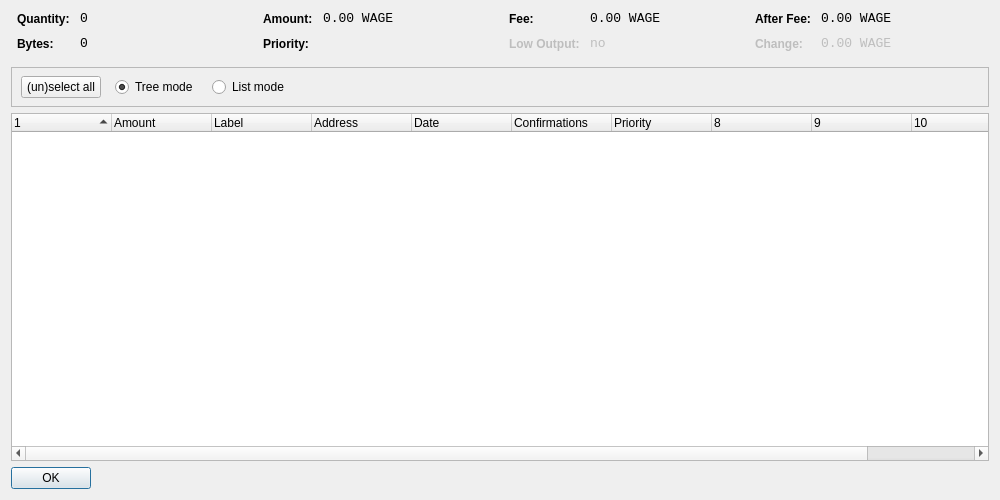
<?xml version="1.0" encoding="UTF-8"?>
<ui version="4.0">
 <class>CoinControlDialog</class>
 <widget class="QDialog" name="CoinControlDialog">
  <property name="geometry">
   <rect>
    <x>0</x>
    <y>0</y>
    <width>1000</width>
    <height>500</height>
   </rect>
  </property>
  <property name="windowTitle">
   <string>Coin Control</string>
  </property>
  <layout class="QVBoxLayout" name="verticalLayout">
   <item>
    <layout class="QHBoxLayout" name="horizontalLayoutTop" stretch="0,0,0,0">
     <property name="topMargin">
      <number>0</number>
     </property>
     <property name="bottomMargin">
      <number>10</number>
     </property>
     <item>
      <layout class="QFormLayout" name="formLayoutCoinControl1">
       <property name="horizontalSpacing">
        <number>10</number>
       </property>
       <property name="verticalSpacing">
        <number>10</number>
       </property>
       <property name="leftMargin">
        <number>6</number>
       </property>
       <property name="rightMargin">
        <number>6</number>
       </property>
       <item row="0" column="0">
        <widget class="QLabel" name="labelCoinControlQuantityText">
         <property name="styleSheet">
          <string notr="true">font-weight:bold;</string>
         </property>
         <property name="text">
          <string>Quantity:</string>
         </property>
        </widget>
       </item>
       <item row="0" column="1">
        <widget class="QLabel" name="labelCoinControlQuantity">
         <property name="font">
          <font>
           <family>Monospace</family>
           <pointsize>10</pointsize>
          </font>
         </property>
         <property name="cursor">
          <cursorShape>IBeamCursor</cursorShape>
         </property>
         <property name="contextMenuPolicy">
          <enum>Qt::ActionsContextMenu</enum>
         </property>
         <property name="text">
          <string notr="true">0</string>
         </property>
         <property name="textInteractionFlags">
          <set>Qt::LinksAccessibleByMouse|Qt::TextSelectableByKeyboard|Qt::TextSelectableByMouse</set>
         </property>
        </widget>
       </item>
       <item row="1" column="0">
        <widget class="QLabel" name="labelCoinControlBytesText">
         <property name="styleSheet">
          <string notr="true">font-weight:bold;</string>
         </property>
         <property name="text">
          <string>Bytes:</string>
         </property>
        </widget>
       </item>
       <item row="1" column="1">
        <widget class="QLabel" name="labelCoinControlBytes">
         <property name="font">
          <font>
           <family>Monospace</family>
           <pointsize>10</pointsize>
          </font>
         </property>
         <property name="cursor">
          <cursorShape>IBeamCursor</cursorShape>
         </property>
         <property name="contextMenuPolicy">
          <enum>Qt::ActionsContextMenu</enum>
         </property>
         <property name="text">
          <string notr="true">0</string>
         </property>
         <property name="textInteractionFlags">
          <set>Qt::LinksAccessibleByMouse|Qt::TextSelectableByKeyboard|Qt::TextSelectableByMouse</set>
         </property>
        </widget>
       </item>
      </layout>
     </item>
     <item>
      <layout class="QFormLayout" name="formLayoutCoinControl2">
       <property name="horizontalSpacing">
        <number>10</number>
       </property>
       <property name="verticalSpacing">
        <number>10</number>
       </property>
       <property name="leftMargin">
        <number>6</number>
       </property>
       <property name="rightMargin">
        <number>6</number>
       </property>
       <item row="0" column="0">
        <widget class="QLabel" name="labelCoinControlAmountText">
         <property name="styleSheet">
          <string notr="true">font-weight:bold;</string>
         </property>
         <property name="text">
          <string>Amount:</string>
         </property>
        </widget>
       </item>
       <item row="0" column="1">
        <widget class="QLabel" name="labelCoinControlAmount">
         <property name="font">
          <font>
           <family>Monospace</family>
           <pointsize>10</pointsize>
          </font>
         </property>
         <property name="cursor">
          <cursorShape>IBeamCursor</cursorShape>
         </property>
         <property name="contextMenuPolicy">
          <enum>Qt::ActionsContextMenu</enum>
         </property>
         <property name="text">
          <string notr="true">0.00 WAGE</string>
         </property>
         <property name="textInteractionFlags">
          <set>Qt::LinksAccessibleByMouse|Qt::TextSelectableByKeyboard|Qt::TextSelectableByMouse</set>
         </property>
        </widget>
       </item>
       <item row="1" column="0">
        <widget class="QLabel" name="labelCoinControlPriorityText">
         <property name="styleSheet">
          <string notr="true">font-weight:bold;</string>
         </property>
         <property name="text">
          <string>Priority:</string>
         </property>
        </widget>
       </item>
       <item row="1" column="1">
        <widget class="QLabel" name="labelCoinControlPriority">
         <property name="font">
          <font>
           <family>Monospace</family>
           <pointsize>10</pointsize>
          </font>
         </property>
         <property name="cursor">
          <cursorShape>IBeamCursor</cursorShape>
         </property>
         <property name="contextMenuPolicy">
          <enum>Qt::ActionsContextMenu</enum>
         </property>
         <property name="text">
          <string/>
         </property>
         <property name="textInteractionFlags">
          <set>Qt::LinksAccessibleByMouse|Qt::TextSelectableByKeyboard|Qt::TextSelectableByMouse</set>
         </property>
        </widget>
       </item>
      </layout>
     </item>
     <item>
      <layout class="QFormLayout" name="formLayoutCoinControl3">
       <property name="horizontalSpacing">
        <number>10</number>
       </property>
       <property name="verticalSpacing">
        <number>10</number>
       </property>
       <property name="leftMargin">
        <number>6</number>
       </property>
       <property name="rightMargin">
        <number>6</number>
       </property>
       <item row="0" column="0">
        <widget class="QLabel" name="labelCoinControlFeeText">
         <property name="styleSheet">
          <string notr="true">font-weight:bold;</string>
         </property>
         <property name="text">
          <string>Fee:</string>
         </property>
        </widget>
       </item>
       <item row="0" column="1">
        <widget class="QLabel" name="labelCoinControlFee">
         <property name="font">
          <font>
           <family>Monospace</family>
           <pointsize>10</pointsize>
          </font>
         </property>
         <property name="cursor">
          <cursorShape>IBeamCursor</cursorShape>
         </property>
         <property name="contextMenuPolicy">
          <enum>Qt::ActionsContextMenu</enum>
         </property>
         <property name="text">
          <string notr="true">0.00 WAGE</string>
         </property>
         <property name="textInteractionFlags">
          <set>Qt::LinksAccessibleByMouse|Qt::TextSelectableByKeyboard|Qt::TextSelectableByMouse</set>
         </property>
        </widget>
       </item>
       <item row="1" column="0">
        <widget class="QLabel" name="labelCoinControlLowOutputText">
         <property name="enabled">
          <bool>false</bool>
         </property>
         <property name="styleSheet">
          <string notr="true">font-weight:bold;</string>
         </property>
         <property name="text">
          <string>Low Output:</string>
         </property>
        </widget>
       </item>
       <item row="1" column="1">
        <widget class="QLabel" name="labelCoinControlLowOutput">
         <property name="enabled">
          <bool>false</bool>
         </property>
         <property name="font">
          <font>
           <family>Monospace</family>
           <pointsize>10</pointsize>
          </font>
         </property>
         <property name="cursor">
          <cursorShape>IBeamCursor</cursorShape>
         </property>
         <property name="contextMenuPolicy">
          <enum>Qt::ActionsContextMenu</enum>
         </property>
         <property name="text">
          <string notr="true">no</string>
         </property>
         <property name="textInteractionFlags">
          <set>Qt::LinksAccessibleByMouse|Qt::TextSelectableByKeyboard|Qt::TextSelectableByMouse</set>
         </property>
        </widget>
       </item>
      </layout>
     </item>
     <item>
      <layout class="QFormLayout" name="formLayoutCoinControl4">
       <property name="horizontalSpacing">
        <number>10</number>
       </property>
       <property name="verticalSpacing">
        <number>10</number>
       </property>
       <property name="leftMargin">
        <number>6</number>
       </property>
       <property name="rightMargin">
        <number>6</number>
       </property>
       <item row="0" column="0">
        <widget class="QLabel" name="labelCoinControlAfterFeeText">
         <property name="styleSheet">
          <string notr="true">font-weight:bold;</string>
         </property>
         <property name="text">
          <string>After Fee:</string>
         </property>
        </widget>
       </item>
       <item row="0" column="1">
        <widget class="QLabel" name="labelCoinControlAfterFee">
         <property name="font">
          <font>
           <family>Monospace</family>
           <pointsize>10</pointsize>
          </font>
         </property>
         <property name="cursor">
          <cursorShape>IBeamCursor</cursorShape>
         </property>
         <property name="contextMenuPolicy">
          <enum>Qt::ActionsContextMenu</enum>
         </property>
         <property name="text">
          <string notr="true">0.00 WAGE</string>
         </property>
         <property name="textInteractionFlags">
          <set>Qt::LinksAccessibleByMouse|Qt::TextSelectableByKeyboard|Qt::TextSelectableByMouse</set>
         </property>
        </widget>
       </item>
       <item row="1" column="0">
        <widget class="QLabel" name="labelCoinControlChangeText">
         <property name="enabled">
          <bool>false</bool>
         </property>
         <property name="styleSheet">
          <string notr="true">font-weight:bold;</string>
         </property>
         <property name="text">
          <string>Change:</string>
         </property>
        </widget>
       </item>
       <item row="1" column="1">
        <widget class="QLabel" name="labelCoinControlChange">
         <property name="enabled">
          <bool>false</bool>
         </property>
         <property name="font">
          <font>
           <family>Monospace</family>
           <pointsize>10</pointsize>
          </font>
         </property>
         <property name="cursor">
          <cursorShape>IBeamCursor</cursorShape>
         </property>
         <property name="contextMenuPolicy">
          <enum>Qt::ActionsContextMenu</enum>
         </property>
         <property name="text">
          <string notr="true">0.00 WAGE</string>
         </property>
         <property name="textInteractionFlags">
          <set>Qt::LinksAccessibleByMouse|Qt::TextSelectableByKeyboard|Qt::TextSelectableByMouse</set>
         </property>
        </widget>
       </item>
      </layout>
     </item>
    </layout>
   </item>
   <item>
    <widget class="QFrame" name="frame">
     <property name="minimumSize">
      <size>
       <width>0</width>
       <height>40</height>
      </size>
     </property>
     <property name="frameShape">
      <enum>QFrame::StyledPanel</enum>
     </property>
     <property name="frameShadow">
      <enum>QFrame::Sunken</enum>
     </property>
     <widget class="QWidget" name="horizontalLayoutWidget">
      <property name="geometry">
       <rect>
        <x>10</x>
        <y>0</y>
        <width>781</width>
        <height>41</height>
       </rect>
      </property>
      <layout class="QHBoxLayout" name="horizontalLayoutPanel" stretch="0,0,0,0,0">
       <property name="spacing">
        <number>14</number>
       </property>
       <item>
        <widget class="QPushButton" name="pushButtonSelectAll">
         <property name="sizePolicy">
          <sizepolicy hsizetype="Maximum" vsizetype="Fixed">
           <horstretch>0</horstretch>
           <verstretch>0</verstretch>
          </sizepolicy>
         </property>
         <property name="text">
          <string>(un)select all</string>
         </property>
        </widget>
       </item>
       <item>
        <widget class="QRadioButton" name="radioTreeMode">
         <property name="sizePolicy">
          <sizepolicy hsizetype="Maximum" vsizetype="Fixed">
           <horstretch>0</horstretch>
           <verstretch>0</verstretch>
          </sizepolicy>
         </property>
         <property name="text">
          <string>Tree mode</string>
         </property>
         <property name="checked">
          <bool>true</bool>
         </property>
        </widget>
       </item>
       <item>
        <widget class="QRadioButton" name="radioListMode">
         <property name="sizePolicy">
          <sizepolicy hsizetype="Maximum" vsizetype="Fixed">
           <horstretch>0</horstretch>
           <verstretch>0</verstretch>
          </sizepolicy>
         </property>
         <property name="text">
          <string>List mode</string>
         </property>
        </widget>
       </item>
       <item>
        <spacer name="horizontalSpacer">
         <property name="orientation">
          <enum>Qt::Horizontal</enum>
         </property>
         <property name="sizeHint" stdset="0">
          <size>
           <width>40</width>
           <height>20</height>
          </size>
         </property>
        </spacer>
       </item>
      </layout>
     </widget>
    </widget>
   </item>
   <item>
    <widget class="CoinControlTreeWidget" name="treeWidget">
     <property name="contextMenuPolicy">
      <enum>Qt::CustomContextMenu</enum>
     </property>
     <property name="sortingEnabled">
      <bool>false</bool>
     </property>
     <property name="columnCount">
      <number>11</number>
     </property>
     <attribute name="headerShowSortIndicator" stdset="0">
      <bool>true</bool>
     </attribute>
     <attribute name="headerStretchLastSection">
      <bool>false</bool>
     </attribute>
     <column>
      <property name="text">
       <string/>
      </property>
     </column>
     <column>
      <property name="text">
       <string>Amount</string>
      </property>
     </column>
     <column>
      <property name="text">
       <string>Label</string>
      </property>
     </column>
     <column>
      <property name="text">
       <string>Address</string>
      </property>
     </column>
     <column>
      <property name="text">
       <string>Date</string>
      </property>
     </column>
     <column>
      <property name="text">
       <string>Confirmations</string>
      </property>
      <property name="toolTip">
       <string>Confirmed</string>
      </property>
     </column>
     <column>
      <property name="text">
       <string>Priority</string>
      </property>
     </column>
     <column>
      <property name="text">
       <string/>
      </property>
     </column>
     <column>
      <property name="text">
       <string/>
      </property>
     </column>
     <column>
      <property name="text">
       <string/>
      </property>
     </column>
     <column>
      <property name="text">
       <string/>
      </property>
     </column>
    </widget>
   </item>
   <item>
    <widget class="QDialogButtonBox" name="buttonBox">
     <property name="sizePolicy">
      <sizepolicy hsizetype="Maximum" vsizetype="Fixed">
       <horstretch>0</horstretch>
       <verstretch>0</verstretch>
      </sizepolicy>
     </property>
     <property name="orientation">
      <enum>Qt::Horizontal</enum>
     </property>
     <property name="standardButtons">
      <set>QDialogButtonBox::Ok</set>
     </property>
    </widget>
   </item>
  </layout>
 </widget>
 <customwidgets>
  <customwidget>
   <class>CoinControlTreeWidget</class>
   <extends>QTreeWidget</extends>
   <header>coincontroltreewidget.h</header>
  </customwidget>
 </customwidgets>
 <resources/>
 <connections/>
</ui>
